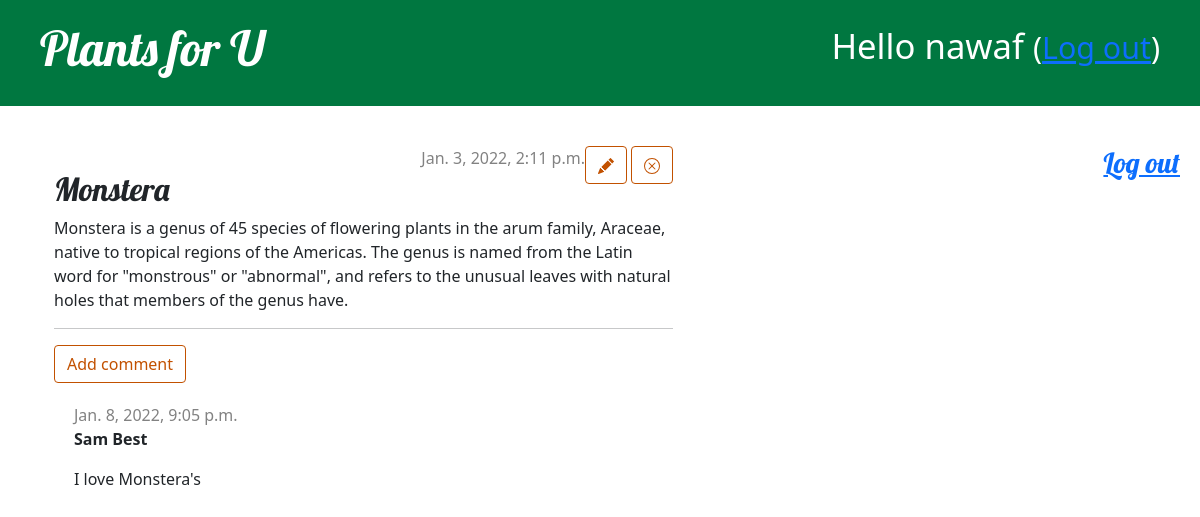
The app's page /post/1/ (signed in) with its own data.
### blog/models.py (models this page shows, shortened)
class Post(models.Model):
    author = models.ForeignKey(settings.AUTH_USER_MODEL, on_delete=models.CASCADE)
    title = models.CharField(max_length=200)
    text = models.TextField()
    created_date = models.DateTimeField(default=timezone.now)
    published_date = models.DateTimeField(blank=True, null=True)

class Comment(models.Model):
    post = models.ForeignKey('blog.Post', on_delete=models.CASCADE, related_name='comments')
    author = models.CharField(max_length=200)
    text = models.TextField()
    created_date = models.DateTimeField(default=timezone.now)
    approved_comment = models.BooleanField(default=False)

### blog/views.py (the view)
# urls.py: path('post/<int:pk>/', views.post_detail, name='post_detail'),
def post_detail(request, pk):
    post = get_object_or_404(Post, pk=pk)
    return render(request, 'blog/post_detail.html', {'post': post})

### blog/templates/blog/post_detail.html (shortened to what this page needs)
{% extends 'blog/base.html' %}
{% block content %}
<article class="post">
    <aside class="actions">
        {% if user.is_authenticated %}
        <a class="btn btn-secondary" href="{% url 'post_edit' pk=post.pk %}">
        </a>
        {% endif %}
        {% if user.is_authenticated %}
        <a class="btn btn-secondary" href="{% url 'post_remove' pk=post.pk %}">
        </a>
        {% endif %}
    </aside>
    {% if post.published_date %}
    <div class="date">
        {{ post.published_date }}
    </div>
    {% else %}
    <a class="btn btn-secondary" href="{% url 'post_publish' pk=post.pk %}">Publish</a>
    {% endif %}
    <br>
    <h2>{{ post.title }}</h2>
    <p>{{ post.text|linebreaksbr }}</p>
    <hr>
    <a class="btn btn-secondary" href="{% url 'add_comment_to_post' pk=post.pk %}">Add comment</a>
    {% for comment in post.comments.all %}
    <div class="comment">
        <div class="date">{{ comment.created_date }}</div>
        <strong>{{ comment.author }}</strong>
        <p>{{ comment.text|linebreaks }}</p>
    </div>
    {% empty %}
    <p>No comments here yet :(</p>
    {% endfor %}
</article>
{% endblock %}

### blog/templates/blog/base.html (shortened to what this page needs)
{% load static %}
<!DOCTYPE html>
<html>
    <head>
        <link rel="stylesheet" href="https://cdn.jsdelivr.net/npm/bootstrap@5.1.3/dist/css/bootstrap.min.css">
        <link rel="stylesheet" href="{% static 'css/blog.css' %}">
    </head>
    <body>
        <body>
            <div class="page-header">
                {% if user.is_authenticated %}
                    <p class="top-menu">Hello {{ user.username }} <small>(<a href="{% url 'logout' %}">Log out</a>)</small></p>
                {% else %}
                    <a href="{% url 'login' %}" class="top-menu"><span class="glyphicon glyphicon-lock"></span></a>
                {% endif %}
                <h1><a href="/">Plants for U</a></h1>
            </div>
            <div class="top-menu" style="float:right">
                {% if user.is_authenticated %}
                <h3> {{ request.user }} | <a href="/admin/logout?next=/">Log out</a> </h3>
                {% else %}
                <h3> <a href="{% url 'login' %}">Log in</a> </h3>
                {% endif %}
            </div>
            <div class="content container">
                <div class="row">
                    <div class="col-md-8">
                    {% block content %}
                    {% endblock %}
                    </div>
                </div>
            </div>
        </body>
    </body>
</html>

### blog/static/css/blog.css (style rules this page uses)
.page-header { background-color: #007740; margin-top: 0; margin-bottom: 40px; padding: 20px 20px 20px 40px; }
.page-header h1, .page-header h1 a, .page-header h1 a:visited, .page-header h1 a:active { color: #ffffff; font-size: 36pt; text-decoration: none; }
h1, h2, h3, h4 { font-family: 'Lobster', cursive; }
.date { color: #828282; }
.top-menu, .top-menu:hover, .top-menu:visited { color: #ffffff; float: right; font-size: 26pt; margin-right: 20px; }
.post { margin-bottom: 70px; }
.post > .date, .post > .actions { float: right; }
.btn-secondary, .btn-secondary:visited { color: #C25100; background: none; border-color: #C25100; }
.comment { margin: 20px 0px 20px 20px; }

### records on screen
Post: published_date "Jan. 3, 2022, 2:11 p.m.", title "Monstera", text "Monstera is a genus of 45 species of flowering plants in the arum family, Araceae, native to tropical regions of the Americas. The genus is named from the Latin word for \"monstrous\" or \"abnormal\", and refers to the unusual leaves with natural holes that members of the genus have."
Comment: created_date "Jan. 8, 2022, 9:05 p.m.", author "Sam Best", text "I love Monstera's"

### other values on screen
{{ user.username }} "nawaf"
